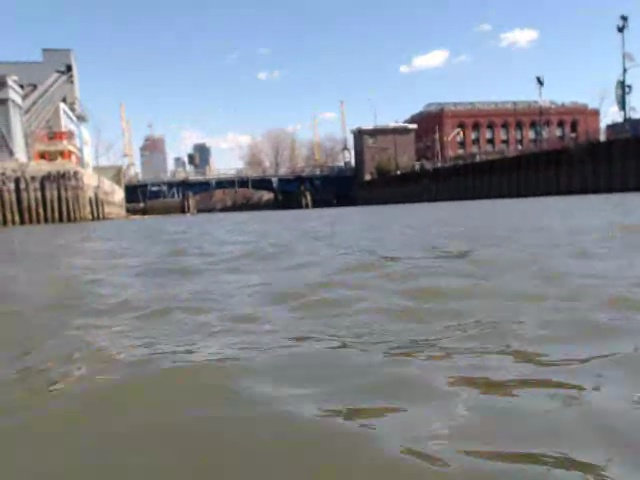
//> input picture testForShoreline/frame000.jpg, 640 x 480 px
$ ./main   (built with g++ and OpenCV 4)
//> lines starting //> are read from the running program, lines starting //| are printed output that depends on the picture
#include "opencv2/imgproc/imgproc.hpp"
#include "opencv2/highgui/highgui.hpp"

#include <stdio.h>

using namespace cv;
using namespace std;

int edgeThresh = 1;
Mat image, gray, edge, cedge;

// define a trackbar callback
static void onTrackbar(int, void*)
{
    blur(gray, edge, Size(3,3));

    // Run the edge detector on grayscale
    Canny(edge, edge, edgeThresh, edgeThresh*3, 3);
    cedge = Scalar::all(0);

    image.copyTo(cedge, edge);
    imshow("Edge map", cedge);
}

static void help()
{
    printf("\nThis sample demonstrates Canny edge detection\n"
           "Call:\n"
           "    /.edge [image_name -- Default is fruits.jpg]\n\n");
}

const char* keys =
{
    "{1| |fruits.jpg|input image name}"
};

int main( int argc, const char** argv )
{
    help();

    char* filename = "/Users/student/Desktop/OpenCV/testForShoreline/frame000.jpg";

    image = imread(filename, 1);
//> image is the input picture: 480 rows x 640 cols, CV_8UC3; mean B, G, R 149.5, 139.7, 132.5
// [6 lines of commented-out code are left out]
    cedge.create(image.size(), image.type());
    cvtColor(image, gray, COLOR_BGR2GRAY);
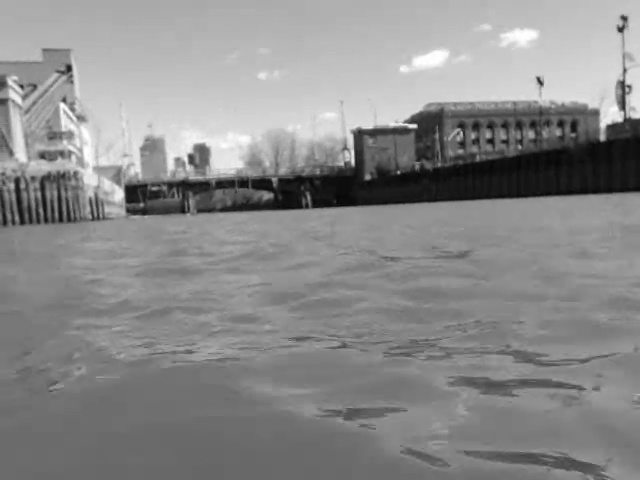
//> gray: 480 rows x 640 cols, CV_8UC1; min 5, max 255, mean 138.7

    // Create a window
    namedWindow("Edge map", 1);

    // create a toolbar
    createTrackbar("Canny threshold", "Edge map", &edgeThresh, 100, onTrackbar);

    // Show the image
    onTrackbar(0, 0);
//> in onTrackbar, `Canny(edge, edge, edgeThresh, edgeThresh*3, 3);`:
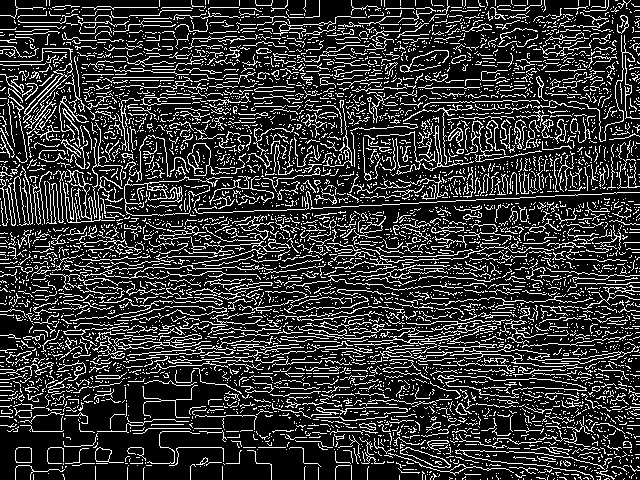
//> edge: 480 rows x 640 cols, CV_8UC1; 20.4% white in thin lines or dots
//> in onTrackbar, `image.copyTo(cedge, edge);`:
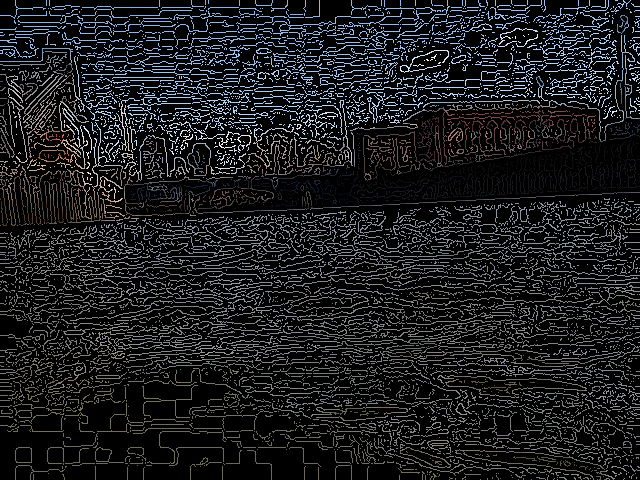
//> cedge: 480 rows x 640 cols, CV_8UC3; mean B, G, R 30.6, 28.6, 27.2

    // Wait for a key stroke; the same function arranges events processing
    waitKey(0);

    return 0;
}

$ run again, with testForShoreline/frame001.jpg copied over testForShoreline/frame000.jpg
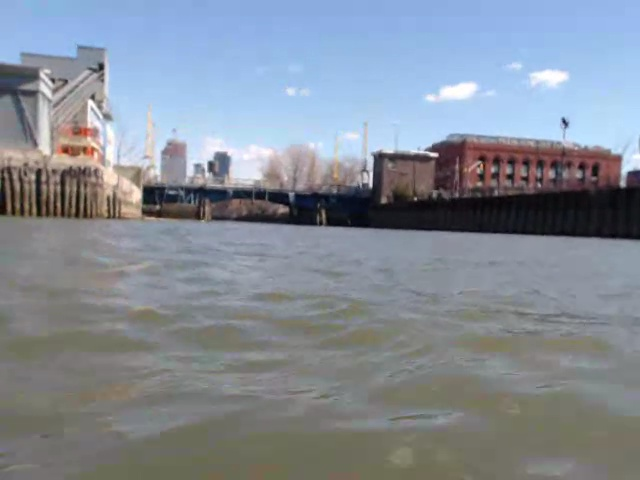
//> input picture testForShoreline/frame001.jpg, 640 x 480 px
//> image is the input picture: 480 rows x 640 cols, CV_8UC3; mean B, G, R 150.9, 140.3, 132.4
//> in onTrackbar, `Canny(edge, edge, edgeThresh, edgeThresh*3, 3);`:
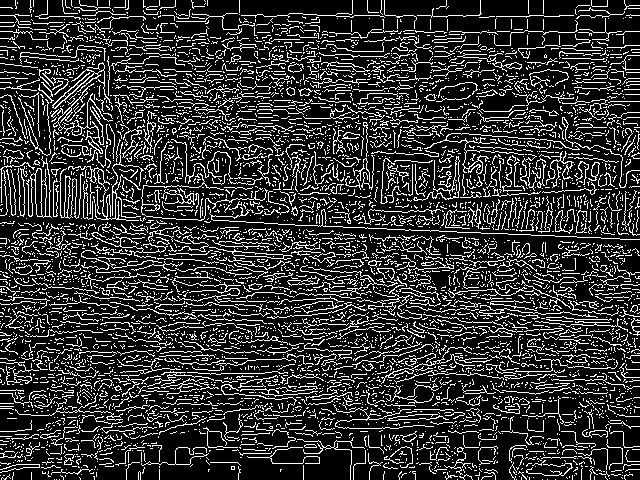
//> edge: 480 rows x 640 cols, CV_8UC1; 19.8% white in thin lines or dots
//> in onTrackbar, `image.copyTo(cedge, edge);`:
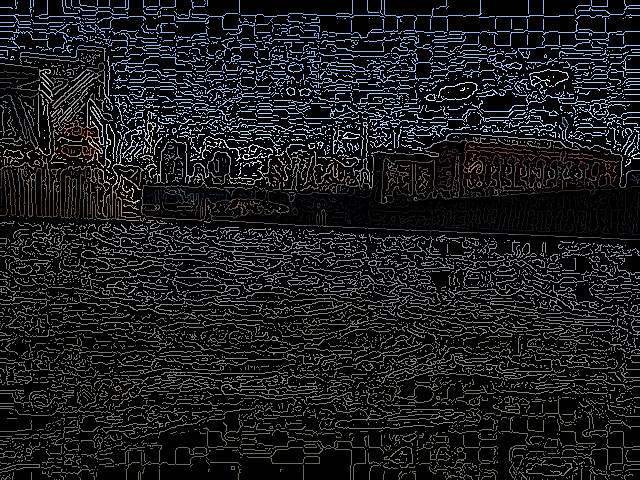
//> cedge: 480 rows x 640 cols, CV_8UC3; mean B, G, R 29.7, 27.7, 26.4

$ run again, with testForShoreline/frame002.jpg copied over testForShoreline/frame000.jpg
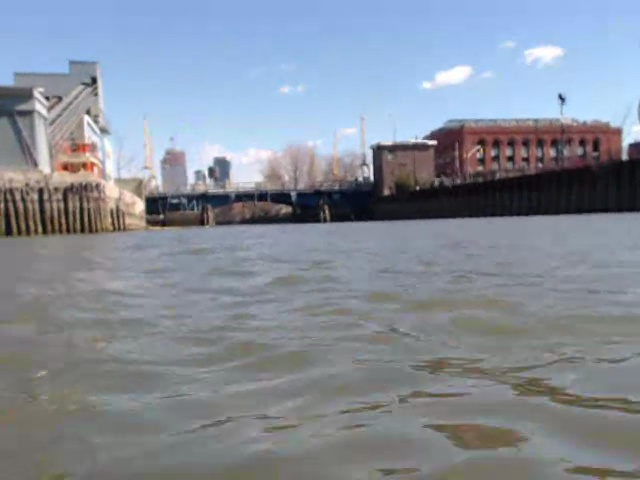
//> input picture testForShoreline/frame002.jpg, 640 x 480 px
//> image is the input picture: 480 rows x 640 cols, CV_8UC3; mean B, G, R 153.7, 141.7, 133.7
//> in onTrackbar, `Canny(edge, edge, edgeThresh, edgeThresh*3, 3);`:
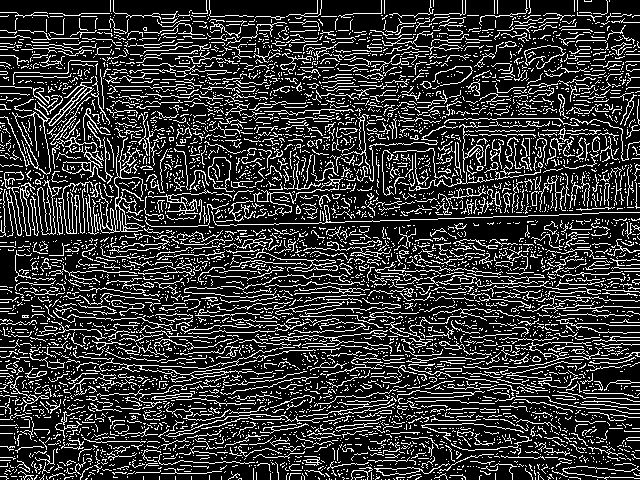
//> edge: 480 rows x 640 cols, CV_8UC1; 20.9% white in thin lines or dots
//> in onTrackbar, `image.copyTo(cedge, edge);`:
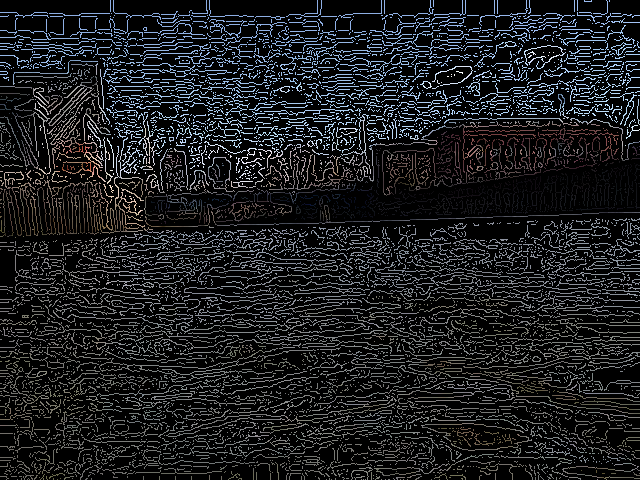
//> cedge: 480 rows x 640 cols, CV_8UC3; mean B, G, R 31.6, 29.3, 27.9

$ run again, with testForShoreline/frame003.jpg copied over testForShoreline/frame000.jpg
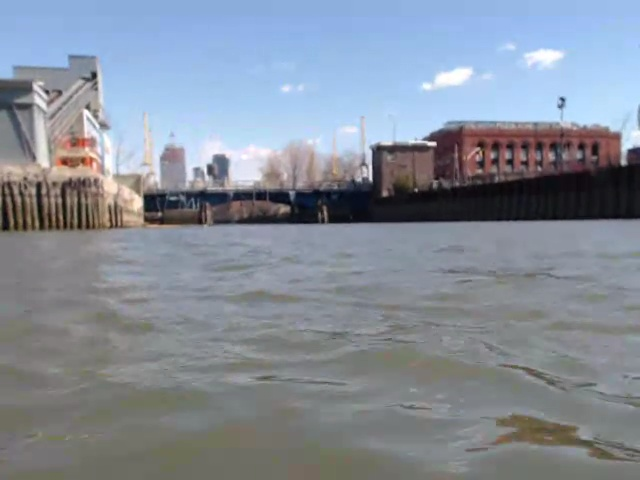
//> input picture testForShoreline/frame003.jpg, 640 x 480 px
//> image is the input picture: 480 rows x 640 cols, CV_8UC3; mean B, G, R 152.9, 141.2, 133.2
//> in onTrackbar, `Canny(edge, edge, edgeThresh, edgeThresh*3, 3);`:
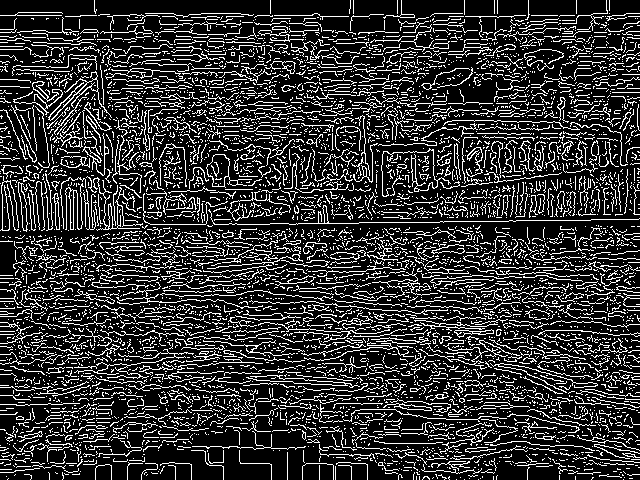
//> edge: 480 rows x 640 cols, CV_8UC1; 20.2% white in thin lines or dots
//> in onTrackbar, `image.copyTo(cedge, edge);`:
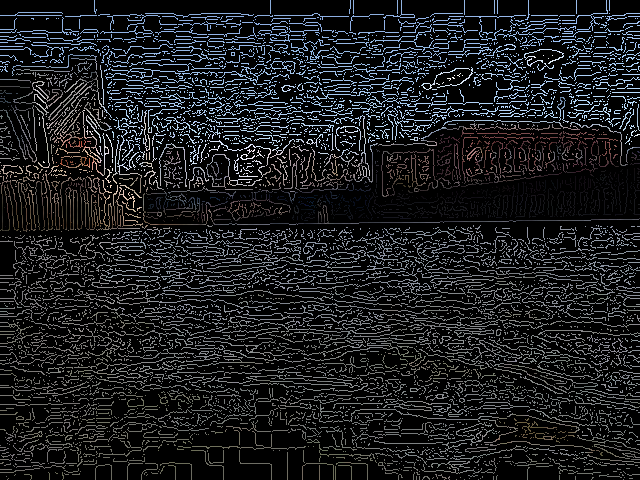
//> cedge: 480 rows x 640 cols, CV_8UC3; mean B, G, R 30.6, 28.4, 27
